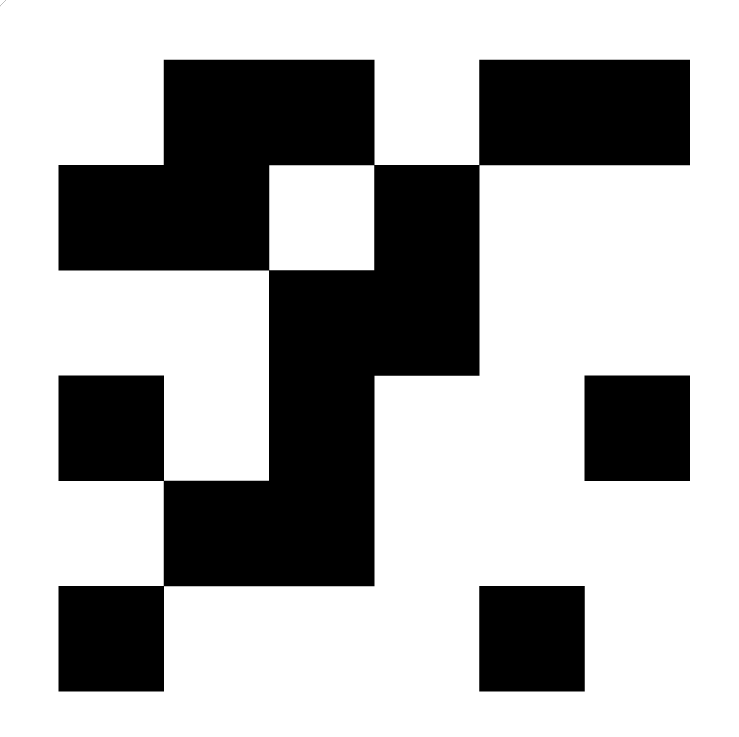
#> input picture marker_33.png, 2954 x 2946 px, found by its file name (shown at 1/4 size)
$ python match_tpl.py ../marker_33.png out.png
#> lines starting #> are read from the running program, lines starting #| are printed output that depends on the picture; after the words box and inside, x2 and y2 are one past the last pixel; in counts of white or black regions, pixels touching at a corner belong together

import sys
import os
import cv2
import numpy as np
from scipy.optimize import minimize, differential_evolution, least_squares
import matplotlib.pyplot as plt
import avgpixel

# ---------------------------------------------------------------

print ("Loading images ... ", end='', flush=True)
# [5 lines of commented-out code are left out]
main_image_o = cv2.imread("../bb/"+sys.argv[1], 0)
#> main_image_o: shape (2946, 2954); 67.3% white; 4 black regions, box (x1, y1, x2, y2) and area: (234, 239, 2760, 2766) 2488530, (2338, 1502, 2760, 1924) 178084, (1917, 2344, 2339, 2766) 178084, (0, 0, 24, 25) 25
main_image_o = cv2.resize(main_image_o, (main_image_o.shape[1]*2, main_image_o.shape[0]*2))
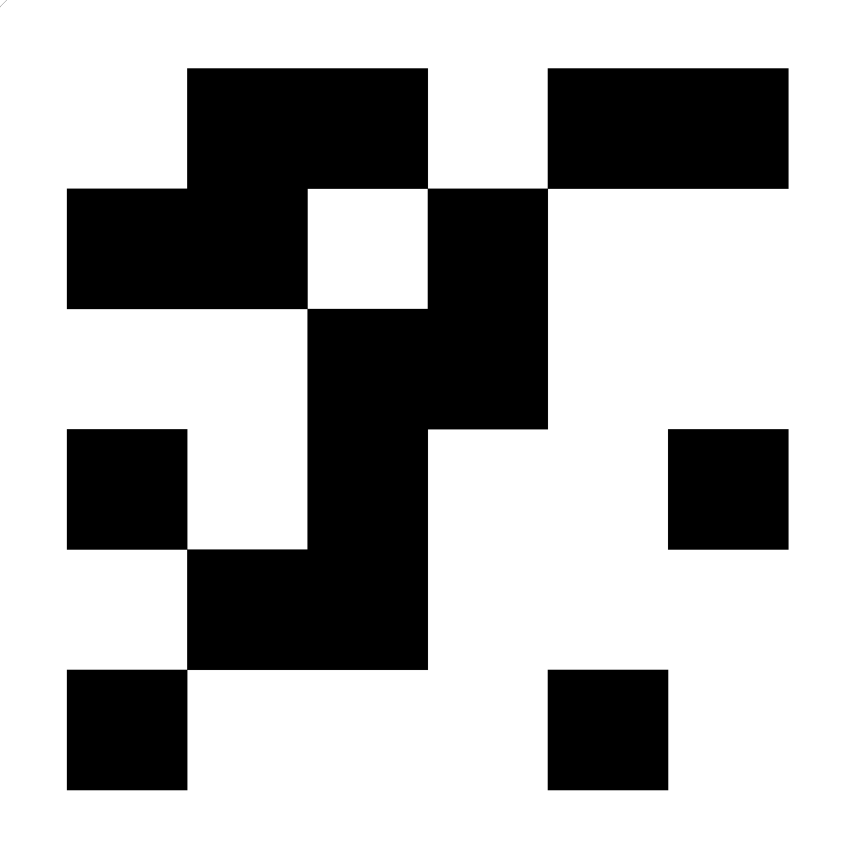
#> main_image_o: shape (5892, 5908) (shown at 1/7 size); min 0, max 255, mean 171.6
template = cv2.imread('marker_33.png', 0)

print ("OK")

# ---------------------------------------------------------------

# load camera intrinsics from yaml
def load_camera_intrinsics():
    fs = cv2.FileStorage("..\\cam\\calib_80mm_x_80mm.yml", cv2.FILE_STORAGE_READ)
    if not fs.isOpened():
#> (the run stopped early here; a loop or call above may not have finished)
